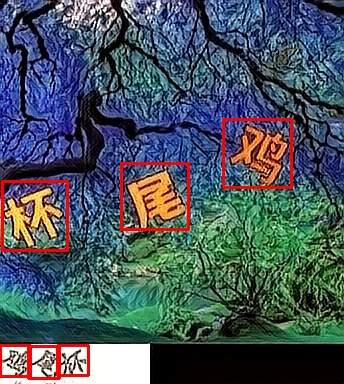
#> input picture samples/yzm2.jpeg, 344 x 384 px
$ python python_preprocess_reference.py -image ../samples/yzm2.jpeg
#> lines starting #> are read from the running program, lines starting #| are printed output that depends on the picture
#!/usr/bin/env python3
"""Export Python/Pillow OCR preprocessing references for Go parity checks."""

from __future__ import annotations

import argparse
import csv
import hashlib
import json
import sys
from pathlib import Path
from typing import Any


def parse_args(argv: list[str]) -> argparse.Namespace:
    parser = argparse.ArgumentParser(
        description=(
            "Export a Python/Pillow preprocessing reference compatible with "
            "cmd/ocrprep -compare-csv and -compare-png."
        )
    )
    parser.add_argument("-image", required=True, type=Path, help="image file to preprocess")
    parser.add_argument("-out", type=Path, help="optional grayscale PNG output path")
    parser.add_argument("-matrix-csv", type=Path, help="optional grayscale pixel matrix CSV output path")
    parser.add_argument("-json", type=Path, help="optional JSON report output path")
    parser.add_argument("-target-height", type=int, default=64, help="OCR target height; default: 64")
    parser.add_argument("-png-fix", action="store_true", help="composite RGBA PNGs over white before resizing")
    return parser.parse_args(argv)


def main(argv: list[str]) -> int:
    args = parse_args(argv)
    try:
        report = export_reference(args)
    except Exception as exc:
        print(f"python_preprocess_reference: {exc}", file=sys.stderr)
        return 1

    encoded = json.dumps(report, ensure_ascii=False, indent=2)
    if args.json:
        args.json.parent.mkdir(parents=True, exist_ok=True)
        args.json.write_text(encoded + "\n", encoding="utf-8")
    print(encoded)
    return 0


def export_reference(args: argparse.Namespace) -> dict[str, Any]:
    try:
        from PIL import Image
    except ModuleNotFoundError as exc:
        raise RuntimeError("Pillow is required: python3 -m pip install pillow") from exc

    if args.target_height <= 0:
        raise ValueError("target-height must be positive")

    opened = Image.open(args.image)
#> opened is the input picture: PIL image 344x384 RGB; mean R, G, B 72.2, 85.9, 93.6
    image = opened
    try:
        original_mode = image.mode
#> original_mode = 'RGB'
        original_width, original_height = image.size
#> original_width = 344; original_height = 384
        if original_width <= 0 or original_height <= 0:
            raise ValueError("empty image")

        if args.png_fix and image.mode == "RGBA":
            background = Image.new("RGB", image.size, (255, 255, 255))
            background.paste(image, (0, 0), mask=image)
            image = background

        target_width = int(image.size[0] * (args.target_height / image.size[1]))
#> target_width = 57
        if target_width <= 0:
            raise ValueError(
                f"target width {target_width} is invalid for {image.size[0]}x{image.size[1]}"
            )

        gray = image.resize((target_width, args.target_height), resample_filter()).convert("L")
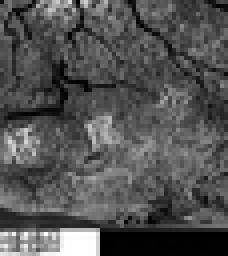
#> gray: PIL image 57x64 L (shown 4 times larger); min 0, max 255, mean 82.6
        pixels = gray.tobytes()

        if args.out:
            args.out.parent.mkdir(parents=True, exist_ok=True)
            gray.save(args.out)
        if args.matrix_csv:
            args.matrix_csv.parent.mkdir(parents=True, exist_ok=True)
            write_matrix_csv(args.matrix_csv, pixels, gray.width, gray.height)

        return summarize(args, pixels, gray.width, gray.height, original_mode, original_width, original_height)
    finally:
        if image is not opened:
            image.close()
        opened.close()


def resample_filter() -> int:
    from PIL import Image

    if hasattr(Image, "Resampling"):
        return Image.Resampling.LANCZOS
    return Image.LANCZOS


def write_matrix_csv(path: Path, pixels: bytes, width: int, height: int) -> None:
    with path.open("w", newline="", encoding="utf-8") as file:
        writer = csv.writer(file)
        for y in range(height):
            start = y * width
            writer.writerow(pixels[start : start + width])


def summarize(
    args: argparse.Namespace,
    pixels: bytes,
    width: int,
    height: int,
    original_mode: str,
    original_width: int,
    original_height: int,
) -> dict[str, Any]:
    values = list(pixels)
    mean = round(sum(values) / len(values), 3) if values else 0
    report: dict[str, Any] = {
        "image_path": str(args.image),
        "output_path": str(args.out) if args.out else "",
        "matrix_csv_path": str(args.matrix_csv) if args.matrix_csv else "",
        "width": width,
        "height": height,
        "pixels": len(values),
        "min": min(values) if values else 0,
        "max": max(values) if values else 0,
        "mean": mean,
        "sha256": hashlib.sha256(pixels).hexdigest(),
        "png_fix": bool(args.png_fix),
        "target_height": args.target_height,
        "source": "python_pillow",
        "original_mode": original_mode,
        "original_width": original_width,
        "original_height": original_height,
    }
    return {key: value for key, value in report.items() if value != ""}


if __name__ == "__main__":
    raise SystemExit(main(sys.argv[1:]))
#> (the program exits here)
